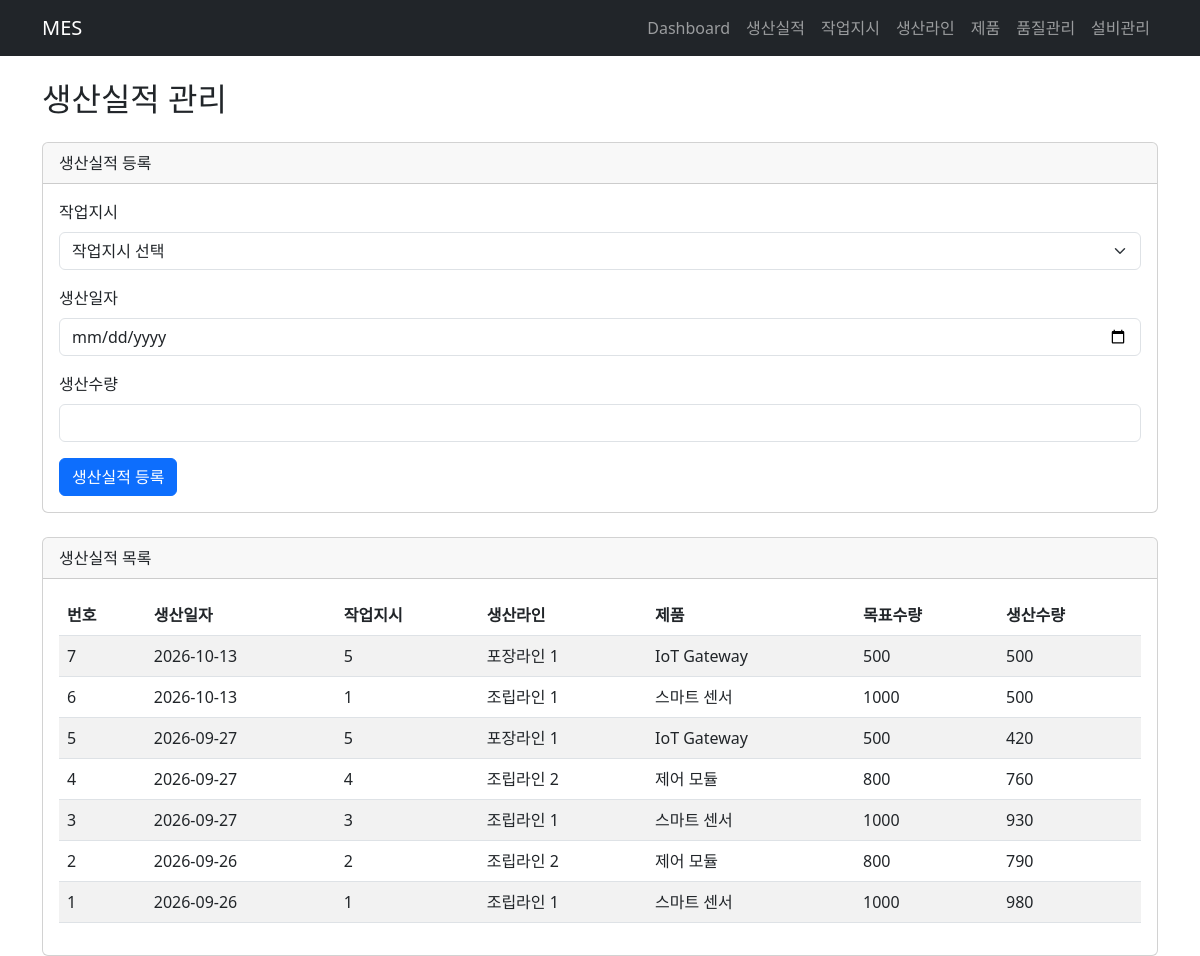
Screenshot of /production-records with the database file from the repository.
### tables this page shows
CREATE TABLE production_records (
    production_record_id    INTEGER PRIMARY KEY AUTOINCREMENT,
    work_order_id           INTEGER NOT NULL,
    production_date         TEXT    NOT NULL,
    produced_qty            INTEGER NOT NULL CHECK (produced_qty >= 0),
    
    FOREIGN KEY (work_order_id)
        REFERENCES work_orders(work_order_id)
);

CREATE TABLE production_lines (
    line_id     TEXT PRIMARY KEY,
    line_name   TEXT NOT NULL,
    status      TEXT NOT NULL
);

CREATE TABLE products (
    product_id      TEXT PRIMARY KEY,
    product_name    TEXT NOT NULL
);

CREATE TABLE work_orders (

    work_order_id       INTEGER PRIMARY KEY AUTOINCREMENT,
    line_id             TEXT    NOT NULL,
    product_id          TEXT    NOT NULL,
    target_qty          INTEGER NOT NULL CHECK (target_qty > 0),
    status              TEXT    NOT NULL DEFAULT 'planned'
                        CHECK (status IN ('planned', 'running', 'completed')),
    planned_start_at    TEXT    NOT NULL,
    due_at              TEXT    NOT NULL,
    actual_start_at     TEXT,
    actual_end_at       TEXT,
    created_at          TEXT    NOT NULL DEFAULT (datetime('now', 'localtime')),

    FOREIGN KEY (line_id)
        REFERENCES production_lines(line_id),

    FOREIGN KEY (product_id)
        REFERENCES products(product_id)
    
);

### main.py (the view)
@app.get("/production-records", response_class=HTMLResponse)
def production_records_page(request: Request):
    production = service.list_production_records()
    orders = service.list_work_orders()
    return templates.TemplateResponse(
        request=request,
        name="production.html",
        context={
            "production": production,
            "orders": orders
        }
    )

### templates/production.html (shortened to what this page needs)
{% extends "base.html" %}
{% block content %}
<h2 class="mb-4">생산실적 관리</h2>
<div class="card mb-4">
    <div class="card-header">생산실적 등록</div>
    <div class="card-body">
        <form method="post" action="/production-records">
            <div class="mb-3">
                <label class="form-label">작업지시</label>
                <select name="work_order_id" class="form-select" required>
                    <option value="">작업지시 선택</option>
                </select>
            </div>
            <div class="mb-3">
                <label class="form-label">생산일자</label>
                <input type="date" name="production_date"
                       class="form-control" required>
            </div>
            <div class="mb-3">
                <label class="form-label">생산수량</label>
                <input type="number" name="produced_qty"
                       min="0" class="form-control" required>
            </div>
            <button type="submit" class="btn btn-primary">
                생산실적 등록
            </button>
        </form>
    </div>
</div>
<div class="card">
    <div class="card-header">생산실적 목록</div>
    <div class="card-body">
        <table class="table table-striped">
            <thead>
                <tr>
                    <th>번호</th>
                    <th>생산일자</th>
                    <th>작업지시</th>
                    <th>생산라인</th>
                    <th>제품</th>
                    <th>목표수량</th>
                    <th>생산수량</th>
                </tr>
            </thead>
            <tbody>
                {% for record in production %}
                <tr>
                    <td>{{ record.production_record_id }}</td>
                    <td>{{ record.production_date }}</td>
                    <td>{{ record.work_order_id }}</td>
                    <td>{{ record.line_name }}</td>
                    <td>{{ record.product_name }}</td>
                    <td>{{ record.target_qty }}</td>
                    <td>{{ record.produced_qty }}</td>
                </tr>
                {% endfor %}
            </tbody>
        </table>
    </div>
</div>
{% endblock %}

### rows the page displays
production_records: production_record_id "7", production_date "2026-10-13", work_order_id "5", line_name "포장라인 1", product_name "IoT Gateway", target_qty "500", produced_qty "500"
production_records: production_record_id "6", production_date "2026-10-13", work_order_id "1", line_name "조립라인 1", product_name "스마트 센서", target_qty "1000", produced_qty "500"
production_records: production_record_id "5", production_date "2026-09-27", work_order_id "5", line_name "포장라인 1", product_name "IoT Gateway", target_qty "500", produced_qty "420"
production_records: production_record_id "4", production_date "2026-09-27", work_order_id "4", line_name "조립라인 2", product_name "제어 모듈", target_qty "800", produced_qty "760"
production_records: production_record_id "3", production_date "2026-09-27", work_order_id "3", line_name "조립라인 1", product_name "스마트 센서", target_qty "1000", produced_qty "930"
production_records: production_record_id "2", production_date "2026-09-26", work_order_id "2", line_name "조립라인 2", product_name "제어 모듈", target_qty "800", produced_qty "790"
production_records: production_record_id "1", production_date "2026-09-26", work_order_id "1", line_name "조립라인 1", product_name "스마트 센서", target_qty "1000", produced_qty "980"
